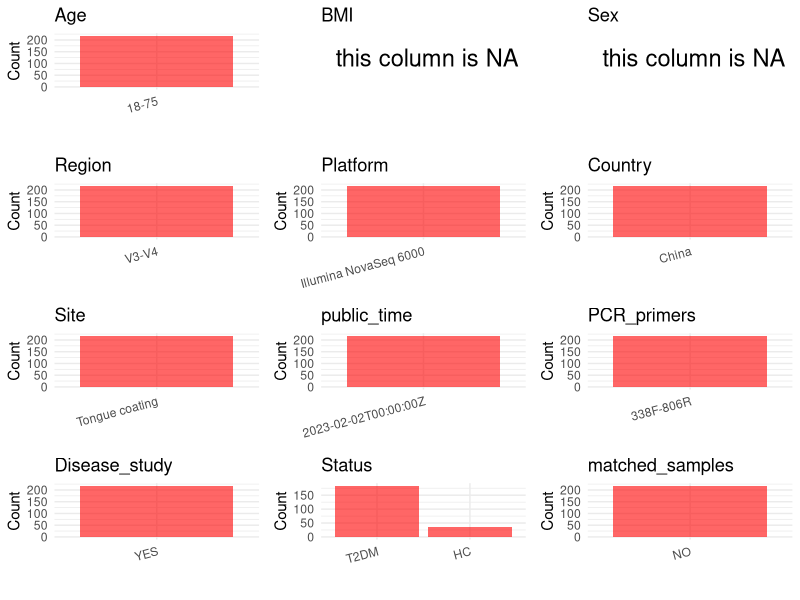

This chart was generated by the following R code: (Note: this script raises an error after producing the figure.)
## ---- chunk 1
# Load necessary libraries
library(dplyr)
library(ggplot2)
library(cowplot)

# Set working directory (update this path to your local directory)
setwd("E:/bioproject/PRJNA910326")

# Read the initial metadata files
initial_meta <- read.csv("SraRunTable.csv", header = T) 

# Remove entries non-oral samples
initial_meta <- initial_meta[initial_meta$Sample.Name != "DF", ]

# Display the first few rows of the metadata
head(initial_meta)
## ---- chunk 2
# Create a uniform metadata dataframe
metadata <- data.frame(
  BioProject = initial_meta$BioProject,
  Run = initial_meta$Run,
  sample_name = initial_meta$Sample.Name,
  Age = "18-75", 
  BMI = NA,  
  Sex = NA,
  Platform = initial_meta$Instrument,
  Country = initial_meta$geo_loc_name_country,
  Site = initial_meta$isolation_source,
  public_time = initial_meta$ReleaseDate,
  stringsAsFactors = FALSE
)

# Remove entries non-oral samples
metadata <- metadata %>% 
  filter(Site != "gut" | is.na(Site))
## ---- chunk 3
# Add information obtained from the publication
metadata$Region <- "V3-V4"
metadata$PCR_primers <- "338F-806R"
metadata$title <- "Distribution characteristics of oral microbiota and its relationship with intestinal microbiota in patients with type 2 diabetes mellitus"
metadata$Disease_study <- "YES"
# Assign disease status based on sample_name patterns
metadata <- metadata %>%
  mutate(
    Status = case_when(
      grepl("^DT", sample_name) ~ "T2DM",
      grepl("^HT", sample_name) ~ "HC",
      TRUE ~ NA)
    )

# Check initial data distribution
cat("Initial sample distribution:\n")
table(metadata$sample_name)
table(metadata$Site)

# Calculate sampling frequency per subject
sample_counts <- table(metadata$sample_name)
cat("\nNumber of samples per subject:\n")
print(sample_counts)

# Create matched_samples column
metadata$matched_samples <- ifelse(metadata$sample_name %in% names(sample_counts[sample_counts >= 2]), "YES", "NO")

cat("\nMatched samples distribution:\n")
table(metadata$matched_samples)

# Identify samples for removal: single samples excluding saliva and tongue coat
single_samples <- names(sample_counts[sample_counts == 1])
samples_to_remove <- metadata$sample_name %in% single_samples & 
                     !(metadata$Site %in% c("saliva", "tongue coat", "Tongue coating"))

cat("\nNumber of samples to be removed:", sum(samples_to_remove), "\n")

# Remove identified samples
metadata_clean <- metadata[!samples_to_remove, ]

cat("\nFinal sample distribution after cleaning:\n")
table(metadata_clean$sample_name)
table(metadata_clean$Site)
table(metadata_clean$matched_samples)

# Use cleaned dataset for subsequent analysis
metadata <- metadata_clean
## ---- chunk 4
# Check the number of unique runs and sample names
print(paste("Number of unique runs:", length(unique(metadata$Run))))
print(paste("Number of unique sample names:", length(unique(metadata$sample_name))))
## ---- chunk 5
# Select columns for visualization
plot_data <- metadata %>%
  select(-BioProject, -Run, -sample_name, -title)

# Function to create simple plots for each column
create_simple_plots <- function(data) {
  plots <- list()
  
  for (col in colnames(data)) {
    # Check if the column is all NA
    if (all(is.na(data[[col]]))) {
      # Create an empty plot with text indicating all NA
      p <- ggplot() +
        annotate("text", x = 0.5, y = 0.5, label = "this column is NA", size = 6) +
        labs(title = col) +
        theme_void()
    } else if (is.numeric(data[[col]])) {
      # Numeric variable: histogram
      p <- ggplot(data, aes(x = .data[[col]])) +
        geom_histogram(fill = "blue", alpha = 0.6, bins = 20, na.rm = TRUE) +
        labs(title = col) +
        theme_minimal()
    } else {
      # Categorical variable: bar plot (remove NA values)
      count_data <- as.data.frame(table(data[[col]], useNA = "ifany"))
      p <- ggplot(count_data, aes(x = reorder(Var1, -Freq), y = Freq)) +
        geom_col(fill = "red", alpha = 0.6) +
        labs(title = col, x = NULL, y = "Count") +
        theme_minimal() +
        theme(axis.text.x = element_text(angle = 15, hjust = 1))
    }
    plots[[col]] <- p
  }
  
  return(plots)
}

# Generate and arrange plots
plots <- create_simple_plots(plot_data)
p<-plot_grid(plots$Age, 
          plots$BMI, 
          plots$Sex, 
          plots$Region, 
          plots$Platform, 
          plots$Country, 
          plots$Site,
          plots$public_time, 
          plots$PCR_primers,
          plots$Disease_study,
          plots$Status,
          plots$matched_samples,# add 
          ncol = 3, align = "hv", axis = "lb")
ggsave("Metadata_Summary.png", plot = p, width = 8, height = 6, dpi = 150)
## ---- chunk 6
knitr::include_graphics("Metadata_Summary.png")
## ---- chunk 7
# Reorder columns to match the desired format
metadata <- metadata[, c(
  "BioProject", "Run", "sample_name", "Age", "BMI", "Sex", 
  "Region", "Platform", "Country", "Site", "public_time", 
  "PCR_primers", "title", "Disease_study", "Status", "matched_samples"
)]

# Export the uniform metadata to a CSV file
write.csv(metadata, file = "metadata.csv", quote = FALSE)
head(metadata)
